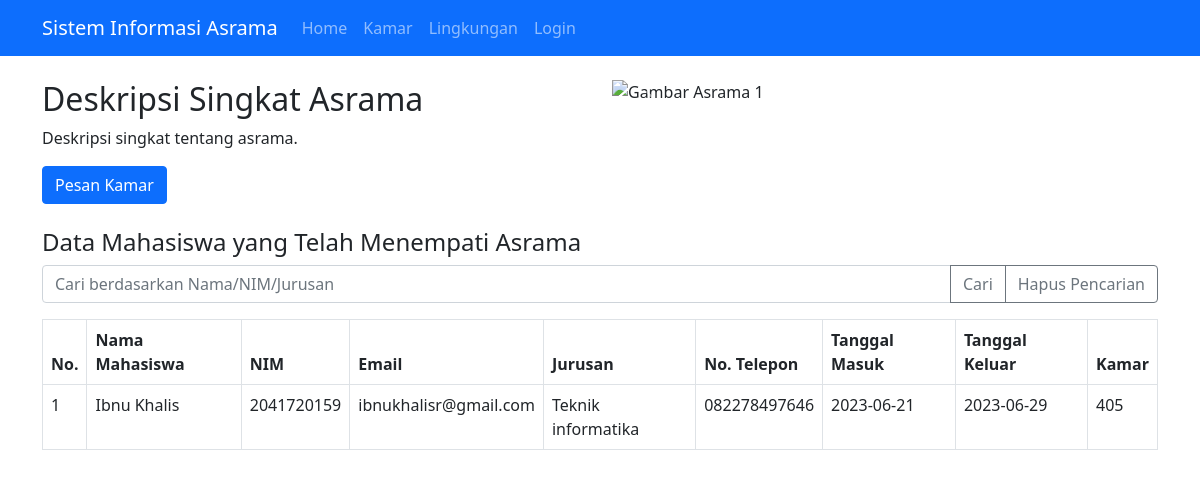
The page /index.php?keyword=Ibnu Khalis  on the database its author committed.
### tables this page shows
CREATE TABLE `asramaconfirmed` (
  `conMahaId` int(11) NOT NULL,
  `conNamaMaha` varchar(255) NOT NULL,
  `conNim` varchar(255) NOT NULL,
  `conEmail` varchar(255) DEFAULT NULL,
  `conJurusan` varchar(255) NOT NULL,
  `conNoTelp` varchar(255) NOT NULL,
  `contglmasuk` date NOT NULL,
  `contglkeluar` date NOT NULL,
  `conKamar` varchar(255) NOT NULL
);

### index.php (the view, shortened to what this page needs)
<!DOCTYPE html>
<html>
<head>
  <link rel="stylesheet" href="https://cdn.jsdelivr.net/npm/bootstrap@5.0.0-beta3/dist/css/bootstrap.min.css">
</head>
<body>
  <?php include 'navbar.php';?>
  <div class="container mt-4">
    <div class="row">
      <div class="col-md-6">
        <h2>Deskripsi Singkat Asrama</h2>
        <p>Deskripsi singkat tentang asrama.</p>
        <a class="btn btn-primary" href="pesankamar.php">Pesan Kamar</a>
      </div>
      <div class="col-md-6">
        <div id="carouselExampleIndicators" class="carousel slide" data-bs-ride="carousel">
          <div class="carousel-inner">
            <div class="carousel-item active">
              <img src="path/to/image1.jpg" class="d-block w-100" alt="Gambar Asrama 1">
            </div>
          </div>
          <button class="carousel-control-prev" type="button" data-bs-target="#carouselExampleIndicators" data-bs-slide="prev">
            <span class="carousel-control-prev-icon" aria-hidden="true"></span>
          </button>
          <button class="carousel-control-next" type="button" data-bs-target="#carouselExampleIndicators" data-bs-slide="next">
            <span class="carousel-control-next-icon" aria-hidden="true"></span>
          </button>
        </div>
      </div>
    </div>
    <div class="mt-4">
      <h4>Data Mahasiswa yang Telah Menempati Asrama</h4>
     <form method="GET" action="">
        <div class="input-group mb-3">
          <input type="text" class="form-control" placeholder="Cari berdasarkan Nama/NIM/Jurusan" name="keyword">
          <button class="btn btn-outline-secondary" type="submit">Cari</button>
          <?php if(isset($_GET['keyword'])) { ?>
            <a class="btn btn-outline-secondary" href="?">Hapus Pencarian</a>
          <?php } ?>
        </div>
      </form>
      <?php
      include('config.php');
      $keyword = $_GET['keyword'] ?? '';
      $query = "SELECT * FROM asramaConfirmed WHERE
                conNamaMaha LIKE '%$keyword%' OR
                conNim LIKE '%$keyword%' OR
                conJurusan LIKE '%$keyword%'";
      $result = mysqli_query($conn, $query);
      if (mysqli_num_rows($result) > 0) {
        ?>
        <table class="table table-bordered">
      <thead>
        <tr>
          <th>No.</th>
          <th>Nama Mahasiswa</th>
          <th>NIM</th>
          <th>Email</th>
          <th>Jurusan</th>
          <th>No. Telepon</th>
          <th>Tanggal Masuk</th>
          <th>Tanggal Keluar</th>
          <th>Kamar</th>
        </tr>
      </thead>
      <tbody>
        <?php $no = 1; ?>
        <?php while ($row = mysqli_fetch_assoc($result)) : ?>
          <tr>
            <td><?php echo $no; ?></td>
            <td><?php echo $row['conNamaMaha']; ?></td>
            <td><?php echo $row['conNim']; ?></td>
            <td><?php echo $row['conEmail']; ?></td>
            <td><?php echo $row['conJurusan']; ?></td>
            <td><?php echo $row['conNoTelp']; ?></td>
            <td><?php echo $row['contglmasuk']; ?></td>
            <td><?php echo $row['contglkeluar']; ?></td>
            <td><?php echo $row['conKamar']; ?></td>
          </tr>
          <?php $no++; ?>
        <?php endwhile; ?>
      </tbody>
    </table>
        <?php
      } else {
        echo "Data tidak ditemukan.";
      }
      ?>
    </div>
  </div>
</body>
</html>

### rows shown on the page
asramaconfirmed: conNamaMaha "Ibnu Khalis", conNim "2041720159", conEmail "ibnukhalisr@gmail.com", conJurusan "Teknik informatika", conNoTelp "082278497646", contglmasuk "2023-06-21", contglkeluar "2023-06-29", conKamar "405"
